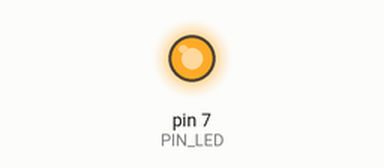
This sketch was run on a simulated Arduino Uno, built with avr-gcc and run on an emulated ATmega328P. On the bench: output pins drawn as LEDs (lit = HIGH).

Above: at 3.5 s.
Timing chart, 0 to 40.0 s (numbered marks = the images above):
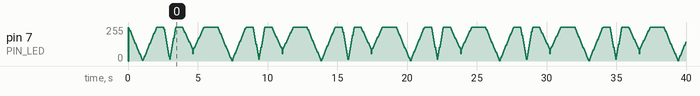

The sketch:

06C17.ino
```cpp
#define PIN_LED 7

//도전 과제 2


int g_period_us   = 1000; // 주기 (단위: us, 100 ~ 10000)
int g_duty_percent = 0;   // 듀티 (단위: %, 0 ~ 100)

void set_period(int period) {
  if (period < 100)   period = 100;
  if (period > 10000) period = 10000;
  g_period_us = period;
}

void set_duty(int duty) {
  if (duty < 0)   duty = 0;
  if (duty > 100) duty = 100;
  g_duty_percent = duty;
}

void pwm_one_cycle() {
  long on_time  = (long)g_period_us * g_duty_percent / 100;   // LED ON 시간
  long off_time = g_period_us - on_time;                      // LED OFF 시간

  // LED ON (LOW)
  if (on_time > 0) {
    digitalWrite(PIN_LED, LOW);          // LED 켜기 (ACTIVE-LOW)
    delayMicroseconds(on_time);
  }

  // LED OFF (HIGH)
  if (off_time > 0) {
    digitalWrite(PIN_LED, HIGH);         // LED 끄기 (ACTIVE-LOW)
    delayMicroseconds(off_time);
  }
}

void triangle_1sec() {
  const int total_steps = 202;                 // 0→100 (101) + 100→0 (101)
  long total_time_us = 1000000L;              // 1초 = 1,000,000us

  int cycles_per_step = (int)(total_time_us / (total_steps * (long)g_period_us));
  if (cycles_per_step < 1) cycles_per_step = 1;  // 최소 1번은 수행

  // 0% → 100%
  for (int d = 0; d <= 100; d++) {
    set_duty(d);
    for (int i = 0; i < cycles_per_step; i++) {
      pwm_one_cycle();
    }
  }

  // 100% → 0%
  for (int d = 100; d >= 0; d--) {
    set_duty(d);
    for (int i = 0; i < cycles_per_step; i++) {
      pwm_one_cycle();
    }
  }
}
void setup() {
  pinMode(PIN_LED, OUTPUT);
  digitalWrite(PIN_LED, HIGH);   // ACTIVE-LOW: HIGH = LED OFF (초기상태 끔)
}

void loop() {
  // 1) period = 10ms (10000us)
  set_period(10000);
  triangle_1sec();
  delay(500); // 잠깐 쉬기 (영상에서 구분 잘 되도록)

  // 2) period = 1ms (1000us)
  set_period(1000);
  triangle_1sec();
  delay(500);

  // 3) period = 0.1ms (100us)
  set_period(100);
  triangle_1sec();
  delay(1000); // 다음 반복까지 대기
}
```
